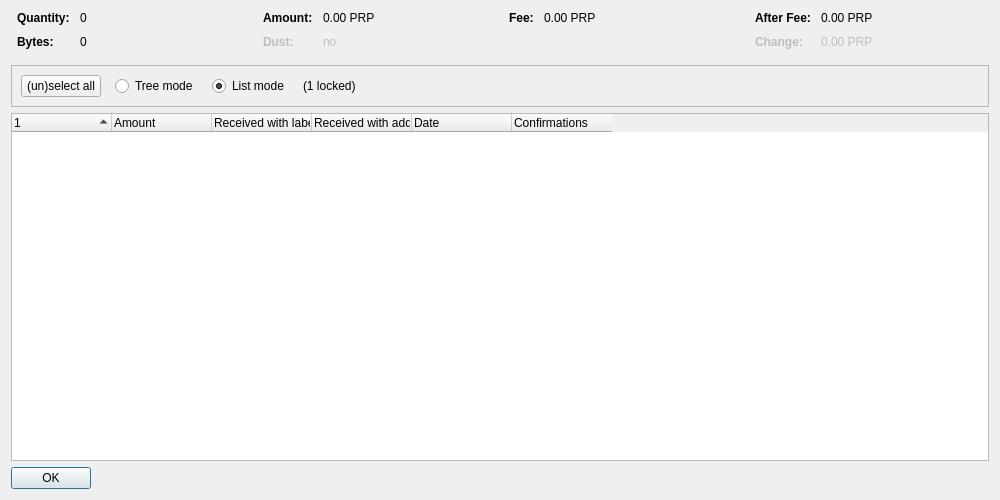
<?xml version="1.0" encoding="UTF-8"?>
<ui version="4.0">
 <class>CoinControlDialog</class>
 <widget class="QDialog" name="CoinControlDialog">
  <property name="geometry">
   <rect>
    <x>0</x>
    <y>0</y>
    <width>1000</width>
    <height>500</height>
   </rect>
  </property>
  <property name="windowTitle">
   <string>Coin Selection</string>
  </property>
  <layout class="QVBoxLayout" name="verticalLayout">
   <item>
    <layout class="QHBoxLayout" name="horizontalLayoutTop" stretch="0,0,0,0">
     <property name="topMargin">
      <number>0</number>
     </property>
     <property name="bottomMargin">
      <number>10</number>
     </property>
     <item>
      <layout class="QFormLayout" name="formLayoutCoinControl1">
       <property name="horizontalSpacing">
        <number>10</number>
       </property>
       <property name="verticalSpacing">
        <number>10</number>
       </property>
       <property name="leftMargin">
        <number>6</number>
       </property>
       <property name="rightMargin">
        <number>6</number>
       </property>
       <item row="0" column="0">
        <widget class="QLabel" name="labelCoinControlQuantityText">
         <property name="font">
          <font>
           <weight>75</weight>
           <bold>true</bold>
          </font>
         </property>
         <property name="text">
          <string>Quantity:</string>
         </property>
        </widget>
       </item>
       <item row="0" column="1">
        <widget class="QLabel" name="labelCoinControlQuantity">
         <property name="cursor">
          <cursorShape>IBeamCursor</cursorShape>
         </property>
         <property name="contextMenuPolicy">
          <enum>Qt::ActionsContextMenu</enum>
         </property>
         <property name="text">
          <string notr="true">0</string>
         </property>
         <property name="textInteractionFlags">
          <set>Qt::LinksAccessibleByMouse|Qt::TextSelectableByKeyboard|Qt::TextSelectableByMouse</set>
         </property>
        </widget>
       </item>
       <item row="1" column="0">
        <widget class="QLabel" name="labelCoinControlBytesText">
         <property name="font">
          <font>
           <weight>75</weight>
           <bold>true</bold>
          </font>
         </property>
         <property name="text">
          <string>Bytes:</string>
         </property>
        </widget>
       </item>
       <item row="1" column="1">
        <widget class="QLabel" name="labelCoinControlBytes">
         <property name="cursor">
          <cursorShape>IBeamCursor</cursorShape>
         </property>
         <property name="contextMenuPolicy">
          <enum>Qt::ActionsContextMenu</enum>
         </property>
         <property name="text">
          <string notr="true">0</string>
         </property>
         <property name="textInteractionFlags">
          <set>Qt::LinksAccessibleByMouse|Qt::TextSelectableByKeyboard|Qt::TextSelectableByMouse</set>
         </property>
        </widget>
       </item>
      </layout>
     </item>
     <item>
      <layout class="QFormLayout" name="formLayoutCoinControl2">
       <property name="horizontalSpacing">
        <number>10</number>
       </property>
       <property name="verticalSpacing">
        <number>10</number>
       </property>
       <property name="leftMargin">
        <number>6</number>
       </property>
       <property name="rightMargin">
        <number>6</number>
       </property>
       <item row="0" column="0">
        <widget class="QLabel" name="labelCoinControlAmountText">
         <property name="font">
          <font>
           <weight>75</weight>
           <bold>true</bold>
          </font>
         </property>
         <property name="text">
          <string>Amount:</string>
         </property>
        </widget>
       </item>
       <item row="0" column="1">
        <widget class="QLabel" name="labelCoinControlAmount">
         <property name="cursor">
          <cursorShape>IBeamCursor</cursorShape>
         </property>
         <property name="contextMenuPolicy">
          <enum>Qt::ActionsContextMenu</enum>
         </property>
         <property name="text">
          <string notr="true">0.00 PRP</string>
         </property>
         <property name="textInteractionFlags">
          <set>Qt::LinksAccessibleByMouse|Qt::TextSelectableByKeyboard|Qt::TextSelectableByMouse</set>
         </property>
        </widget>
       </item>
       <item row="1" column="0">
        <widget class="QLabel" name="labelCoinControlLowOutputText">
         <property name="enabled">
          <bool>false</bool>
         </property>
         <property name="font">
          <font>
           <weight>75</weight>
           <bold>true</bold>
          </font>
         </property>
         <property name="text">
          <string>Dust:</string>
         </property>
        </widget>
       </item>
       <item row="1" column="1">
        <widget class="QLabel" name="labelCoinControlLowOutput">
         <property name="enabled">
          <bool>false</bool>
         </property>
         <property name="cursor">
          <cursorShape>IBeamCursor</cursorShape>
         </property>
         <property name="contextMenuPolicy">
          <enum>Qt::ActionsContextMenu</enum>
         </property>
         <property name="text">
          <string notr="true">no</string>
         </property>
         <property name="textInteractionFlags">
          <set>Qt::LinksAccessibleByMouse|Qt::TextSelectableByKeyboard|Qt::TextSelectableByMouse</set>
         </property>
        </widget>
       </item>
      </layout>
     </item>
     <item>
      <layout class="QFormLayout" name="formLayoutCoinControl3">
       <property name="horizontalSpacing">
        <number>10</number>
       </property>
       <property name="verticalSpacing">
        <number>10</number>
       </property>
       <property name="leftMargin">
        <number>6</number>
       </property>
       <property name="rightMargin">
        <number>6</number>
       </property>
       <item row="0" column="0">
        <widget class="QLabel" name="labelCoinControlFeeText">
         <property name="font">
          <font>
           <weight>75</weight>
           <bold>true</bold>
          </font>
         </property>
         <property name="text">
          <string>Fee:</string>
         </property>
        </widget>
       </item>
       <item row="0" column="1">
        <widget class="QLabel" name="labelCoinControlFee">
         <property name="cursor">
          <cursorShape>IBeamCursor</cursorShape>
         </property>
         <property name="contextMenuPolicy">
          <enum>Qt::ActionsContextMenu</enum>
         </property>
         <property name="text">
          <string notr="true">0.00 PRP</string>
         </property>
         <property name="textInteractionFlags">
          <set>Qt::LinksAccessibleByMouse|Qt::TextSelectableByKeyboard|Qt::TextSelectableByMouse</set>
         </property>
        </widget>
       </item>
      </layout>
     </item>
     <item>
      <layout class="QFormLayout" name="formLayoutCoinControl4">
       <property name="horizontalSpacing">
        <number>10</number>
       </property>
       <property name="verticalSpacing">
        <number>10</number>
       </property>
       <property name="leftMargin">
        <number>6</number>
       </property>
       <property name="rightMargin">
        <number>6</number>
       </property>
       <item row="0" column="0">
        <widget class="QLabel" name="labelCoinControlAfterFeeText">
         <property name="font">
          <font>
           <weight>75</weight>
           <bold>true</bold>
          </font>
         </property>
         <property name="text">
          <string>After Fee:</string>
         </property>
        </widget>
       </item>
       <item row="0" column="1">
        <widget class="QLabel" name="labelCoinControlAfterFee">
         <property name="cursor">
          <cursorShape>IBeamCursor</cursorShape>
         </property>
         <property name="contextMenuPolicy">
          <enum>Qt::ActionsContextMenu</enum>
         </property>
         <property name="text">
          <string notr="true">0.00 PRP</string>
         </property>
         <property name="textInteractionFlags">
          <set>Qt::LinksAccessibleByMouse|Qt::TextSelectableByKeyboard|Qt::TextSelectableByMouse</set>
         </property>
        </widget>
       </item>
       <item row="1" column="0">
        <widget class="QLabel" name="labelCoinControlChangeText">
         <property name="enabled">
          <bool>false</bool>
         </property>
         <property name="font">
          <font>
           <weight>75</weight>
           <bold>true</bold>
          </font>
         </property>
         <property name="text">
          <string>Change:</string>
         </property>
        </widget>
       </item>
       <item row="1" column="1">
        <widget class="QLabel" name="labelCoinControlChange">
         <property name="enabled">
          <bool>false</bool>
         </property>
         <property name="cursor">
          <cursorShape>IBeamCursor</cursorShape>
         </property>
         <property name="contextMenuPolicy">
          <enum>Qt::ActionsContextMenu</enum>
         </property>
         <property name="text">
          <string notr="true">0.00 PRP</string>
         </property>
         <property name="textInteractionFlags">
          <set>Qt::LinksAccessibleByMouse|Qt::TextSelectableByKeyboard|Qt::TextSelectableByMouse</set>
         </property>
        </widget>
       </item>
      </layout>
     </item>
    </layout>
   </item>
   <item>
    <widget class="QFrame" name="frame">
     <property name="minimumSize">
      <size>
       <width>0</width>
       <height>40</height>
      </size>
     </property>
     <property name="frameShape">
      <enum>QFrame::StyledPanel</enum>
     </property>
     <property name="frameShadow">
      <enum>QFrame::Sunken</enum>
     </property>
     <layout class="QHBoxLayout" name="horizontalLayout">
      <item>
       <layout class="QHBoxLayout" name="horizontalLayoutPanel" stretch="0,0,0,0,0">
        <property name="spacing">
         <number>14</number>
        </property>
        <item>
         <widget class="QPushButton" name="pushButtonSelectAll">
          <property name="sizePolicy">
           <sizepolicy hsizetype="Maximum" vsizetype="Fixed">
            <horstretch>0</horstretch>
            <verstretch>0</verstretch>
           </sizepolicy>
          </property>
          <property name="text">
           <string>(un)select all</string>
          </property>
          <property name="autoDefault">
           <bool>false</bool>
          </property>
         </widget>
        </item>
        <item>
         <widget class="QRadioButton" name="radioTreeMode">
          <property name="sizePolicy">
           <sizepolicy hsizetype="Maximum" vsizetype="Fixed">
            <horstretch>0</horstretch>
            <verstretch>0</verstretch>
           </sizepolicy>
          </property>
          <property name="text">
           <string>Tree mode</string>
          </property>
         </widget>
        </item>
        <item>
         <widget class="QRadioButton" name="radioListMode">
          <property name="sizePolicy">
           <sizepolicy hsizetype="Maximum" vsizetype="Fixed">
            <horstretch>0</horstretch>
            <verstretch>0</verstretch>
           </sizepolicy>
          </property>
          <property name="text">
           <string>List mode</string>
          </property>
          <property name="checked">
           <bool>true</bool>
          </property>
         </widget>
        </item>
        <item>
         <widget class="QLabel" name="labelLocked">
          <property name="text">
           <string notr="true">(1 locked)</string>
          </property>
         </widget>
        </item>
        <item>
         <spacer name="horizontalSpacer">
          <property name="orientation">
           <enum>Qt::Horizontal</enum>
          </property>
          <property name="sizeHint" stdset="0">
           <size>
            <width>40</width>
            <height>20</height>
           </size>
          </property>
         </spacer>
        </item>
       </layout>
      </item>
     </layout>
    </widget>
   </item>
   <item>
    <widget class="CoinControlTreeWidget" name="treeWidget">
     <property name="contextMenuPolicy">
      <enum>Qt::CustomContextMenu</enum>
     </property>
     <property name="sortingEnabled">
      <bool>false</bool>
     </property>
     <property name="columnCount">
      <number>6</number>
     </property>
     <attribute name="headerShowSortIndicator" stdset="0">
      <bool>true</bool>
     </attribute>
     <attribute name="headerStretchLastSection">
      <bool>false</bool>
     </attribute>
     <column>
      <property name="text">
       <string/>
      </property>
     </column>
     <column>
      <property name="text">
       <string>Amount</string>
      </property>
     </column>
     <column>
      <property name="text">
       <string>Received with label</string>
      </property>
     </column>
     <column>
      <property name="text">
       <string>Received with address</string>
      </property>
     </column>
     <column>
      <property name="text">
       <string>Date</string>
      </property>
     </column>
     <column>
      <property name="text">
       <string>Confirmations</string>
      </property>
      <property name="toolTip">
       <string>Confirmed</string>
      </property>
     </column>
     <column>
      <property name="text">
       <string/>
      </property>
     </column>
     <column>
      <property name="text">
       <string/>
      </property>
     </column>
     <column>
      <property name="text">
       <string/>
      </property>
     </column>
     <column>
      <property name="text">
       <string/>
      </property>
     </column>
    </widget>
   </item>
   <item>
    <widget class="QDialogButtonBox" name="buttonBox">
     <property name="sizePolicy">
      <sizepolicy hsizetype="Maximum" vsizetype="Fixed">
       <horstretch>0</horstretch>
       <verstretch>0</verstretch>
      </sizepolicy>
     </property>
     <property name="orientation">
      <enum>Qt::Horizontal</enum>
     </property>
     <property name="standardButtons">
      <set>QDialogButtonBox::Ok</set>
     </property>
    </widget>
   </item>
  </layout>
 </widget>
 <customwidgets>
  <customwidget>
   <class>CoinControlTreeWidget</class>
   <extends>QTreeWidget</extends>
   <header>qt/coincontroltreewidget.h</header>
  </customwidget>
 </customwidgets>
 <resources/>
 <connections/>
</ui>
